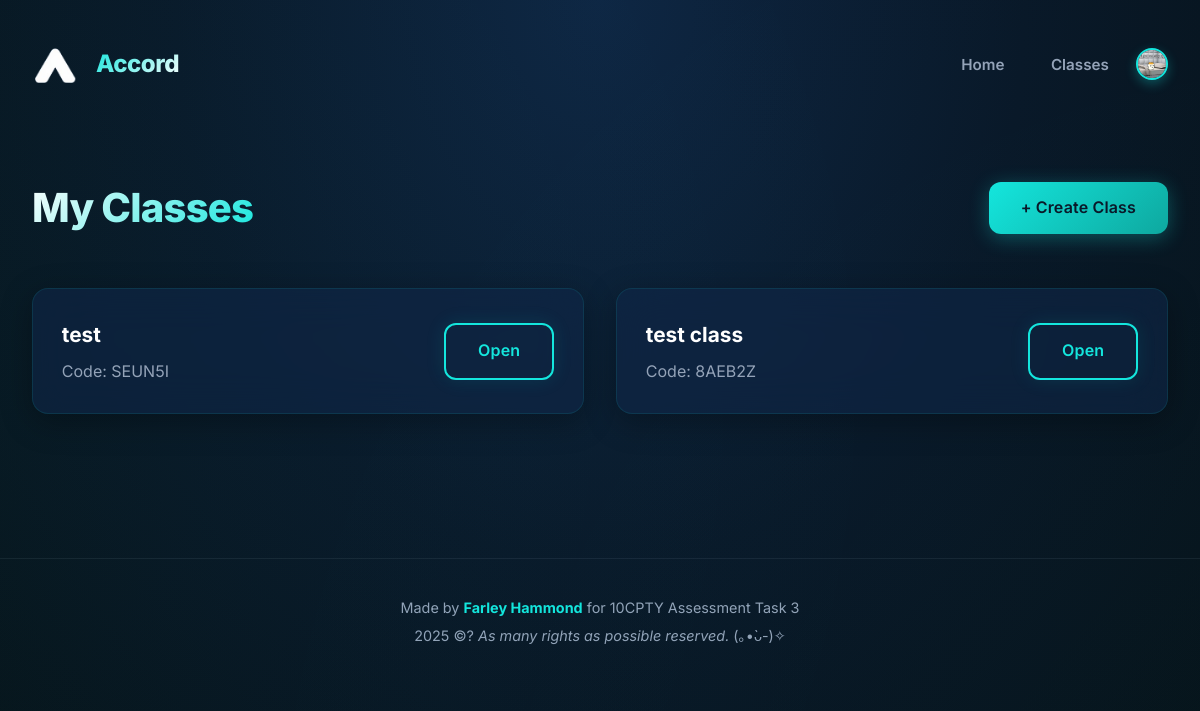
Page /classes (signed in) on the committed database.
### tables this page shows
CREATE TABLE classes (
        classID INTEGER PRIMARY KEY AUTOINCREMENT,
        className TEXT NOT NULL,
        code TEXT UNIQUE NOT NULL,
        teacherID INTEGER NOT NULL,
        description TEXT,
        FOREIGN KEY (teacherID) REFERENCES users(userID)
    );

### main.py (the view)
@app.route("/classes")
def classes():
    user = logged_in_user()
    if not user:
        flash("Please log in", "warning")
        return redirect(url_for("login"))
    classes = db.list_classes_for_user(user["id"], user["role"])
    return render_template("classes.html", classes=classes, user=user)

### database_manager.py (called while the page is built)
def get_connection():
    con = sql.connect(DB_PATH)
    con.execute("PRAGMA foreign_keys = ON;")
    return con

def list_classes_for_user(userID, role):
    con = get_connection()
    cur = con.cursor()
    if role == "teacher":
        cur.execute("SELECT * FROM classes WHERE teacherID = ?", (userID,))
    else:
        cur.execute("""
            SELECT c.* FROM classes c
            JOIN enrollments e ON c.classID = e.classID
            WHERE e.studentID = ?
        """, (userID,))
    classes = cur.fetchall()
    con.close()
    return classes

def get_unread_message_count(userID):
    con = get_connection()
    cur = con.cursor()
    cur.execute("""
        SELECT COUNT(*)
        FROM dm_messages m
        JOIN dm_participants p ON m.threadID = p.threadID
        WHERE p.userID = ?
        AND m.senderID != ?
        AND m.timestamp > COALESCE(p.lastRead, '1970-01-01')
    """, (userID, userID))
    count = cur.fetchone()[0]
    con.close()
    return count

### main.py (called while the page is built)
def logged_in_user():
    return session.get("user")

@app.context_processor
def inject_unread_count():
    user = logged_in_user()
    if user:
        unread_count = db.get_unread_message_count(user["id"])
        return dict(unread_count=unread_count)
    return dict(unread_count=0)

@app.context_processor # for timezone in foorter
def inject_unread_count():
    user = logged_in_user()
    now = datetime.now(pytz.timezone('Australia/Sydney'))
    if user:
        unread_count = db.get_unread_message_count(user["id"])
        return dict(unread_count=unread_count, now=now)
    return dict(unread_count=0, now=now)

### templates/classes.html
{% extends "layout.html" %}
{% block content %}
<div class="page">
  <div class="page-header">
    <h1>My Classes</h1>
    {% if user.role == 'teacher' %}
      <a class="btn" href="{{ url_for('create_class') }}">+ Create Class</a>
    {% else %}
      <a class="btn" href="{{ url_for('join_class') }}">+ Join Class</a>
    {% endif %}
  </div>
  <div class="grid">
    {% if classes %}
      {% for c in classes %}
        <div class="class-card" style="display:flex;align-items:center;justify-content:space-between;">
  <div>
    <h3>{{ c[1] }}</h3>
    <p class="muted">Code: {{ c[2] }}</p>
  </div>
  <a class="btn ghost" href="{{ url_for('class_detail', class_id=c[0]) }}">Open</a>
</div>
      {% endfor %}
    {% else %}
      <p class="muted">No classes yet.</p>
    {% endif %}
  </div>
</div>
{% endblock %}

### static/css/style.css (style rules this page uses)
:root { --primary: #14E6DD; --primary-dark: #0a1929; --primary-darker: #071218; --glass: rgba(20, 230, 221, 0.03); --glass-hover: rgba(20, 230, 221, 0.08); --glass-border: rgba(20, 230, 221, 0.1); --text-main: #e5e7eb; --text-muted: #94a3b8; --text-dimmed: #64748b; --danger: #ef4444; --success: #22c55e; --warning: #f59e42; --card-shadow: 0 8px 32px rgba(0, 0, 0, 0.3); --card-shadow-hover: 0 12px 48px rgba(20, 230, 221, 0.15); --border-radius: 16px; --border-radius-sm: 12px; --transition: 0.3s cubic-bezier(0.4, 0, 0.2, 1); --transition-bounce: 0.5s cubic-bezier(0.34, 1.56, 0.64, 1); }
* { margin: 0; padding: 0; box-sizing: border-box; }
body { min-height: 100vh; background: radial-gradient(ellipse at top, #0f2744 0%, var(--primary-dark) 50%, var(--primary-darker) 100%); font-family: 'Inter', -apple-system, BlinkMacSystemFont, sans-serif; color: var(--text-main); line-height: 1.6; overflow-x: hidden; position: relative; }
body::before { content: ''; position: fixed; top: -50%; left: -50%; width: 200%; height: 200%; background: radial-gradient(circle at 20% 50%, rgba(20, 230, 221, 0.03) 0%, transparent 50%), radial-gradient(circle at 80% 80%, rgba(20, 230, 221, 0.02) 0%, transparent 50%); animation: float 20s ease-in-out infinite; pointer-events: none; z-index: 0; }
.btn { border: none; border-radius: var(--border-radius-sm); cursor: pointer; font-size: 1rem; font-weight: 600; padding: 0.85rem 2rem; background: linear-gradient(135deg, var(--primary) 0%, #0ea89f 100%); color: var(--primary-dark); letter-spacing: 0.01em; box-shadow: 0 4px 20px rgba(20, 230, 221, 0.3); transition: all var(--transition); outline: none; position: relative; overflow: hidden; font-family: inherit; }
.btn::before { content: ''; position: absolute; top: 50%; left: 50%; width: 0; height: 0; border-radius: 50%; background: rgba(255, 255, 255, 0.3); transform: translate(-50%, -50%); transition: width 0.6s, height 0.6s; }
.btn.ghost { background: transparent; color: var(--primary); border: 2px solid var(--primary); box-shadow: 0 0 20px rgba(20, 230, 221, 0.1); }
.page { padding: 2rem 0; animation: fadeInUp 0.6s cubic-bezier(0.4, 0, 0.2, 1); }
.page-header { display: flex; justify-content: space-between; align-items: center; margin-bottom: 3rem; flex-wrap: wrap; gap: 1.5rem; }
.page-header h1 { font-size: 2.5rem; font-weight: 800; background: linear-gradient(135deg, #fff 0%, var(--primary) 100%); -webkit-background-clip: text; -webkit-text-fill-color: transparent; background-clip: text; letter-spacing: -0.02em; }
.grid { display: grid; grid-template-columns: repeat(auto-fit, minmax(300px, 1fr)); gap: 2rem; margin-bottom: 2rem; }
.class-card { background: rgba(15, 39, 73, 0.6); backdrop-filter: blur(20px); -webkit-backdrop-filter: blur(20px); border: 1px solid var(--glass-border); border-radius: var(--border-radius); padding: 1.8rem; box-shadow: var(--card-shadow); transition: all var(--transition); display: flex; align-items: center; justify-content: space-between; gap: 1rem; position: relative; overflow: hidden; animation: cardSlideIn 0.6s cubic-bezier(0.4, 0, 0.2, 1); }
.class-card::after { content: ''; position: absolute; bottom: 0; left: 0; width: 100%; height: 3px; background: linear-gradient(90deg, var(--primary) 0%, transparent 100%); transform: scaleX(0); transform-origin: left; transition: transform var(--transition-bounce); }
.class-card h3 { color: #fff; font-size: 1.3rem; font-weight: 700; margin-bottom: 0.5rem; }
.muted { color: var(--text-muted); font-size: 1rem; }
a { color: var(--primary); text-decoration: none; transition: all var(--transition); position: relative; }
.card, .class-card, .message-bubble { animation-fill-mode: both; }
.grid > * { animation-delay: calc(var(--item-index, 0) * 0.1s); }
button, .btn, input[type="submit"], a.btn { position: relative; z-index: 1; }

### rows in the picture
classes: className "test", code "SEUN5I"
classes: className "test class", code "8AEB2Z"

### other values in the picture
{{ now.year }} "2025"
